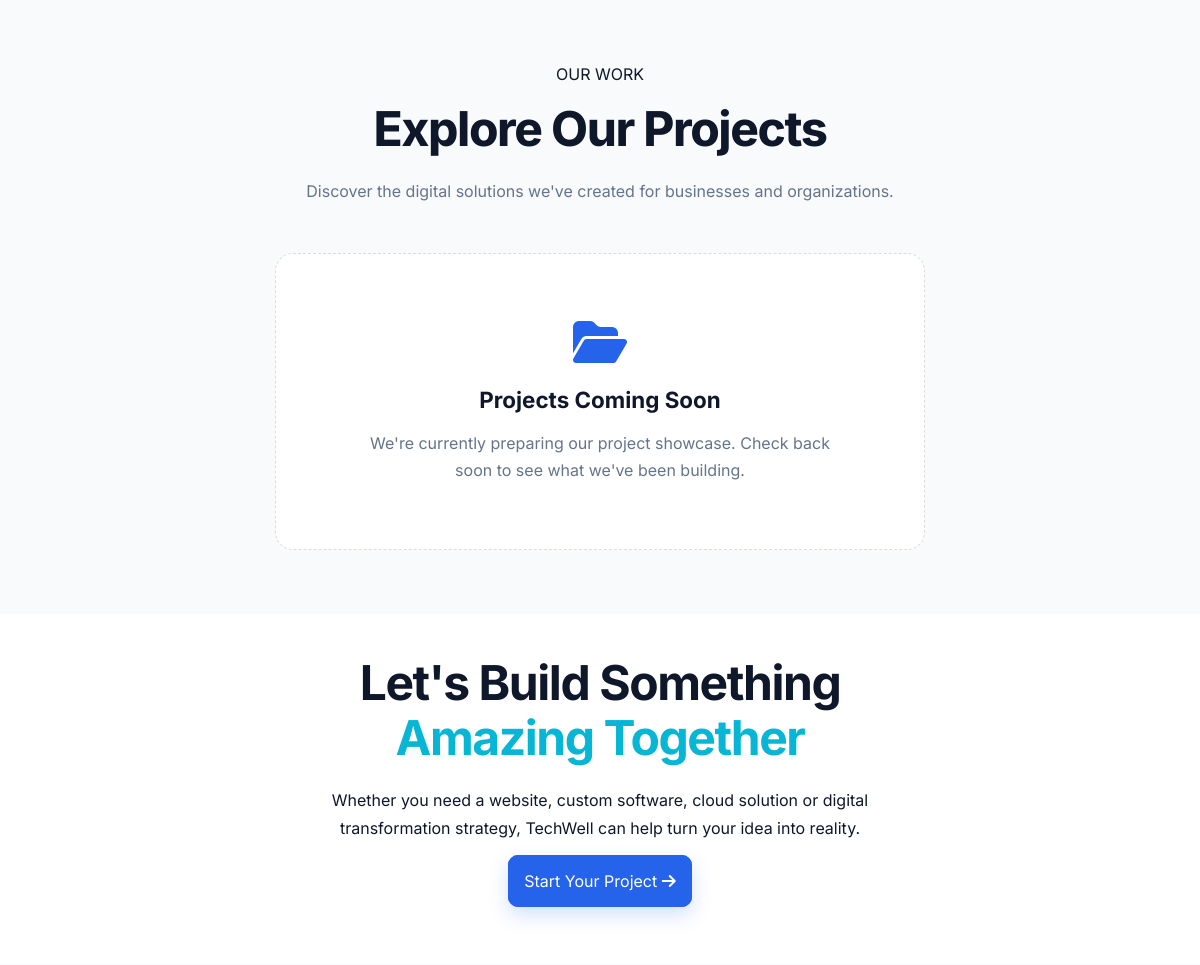
/projects/projects/ (middle part), run on an earlier commit of the app's database.
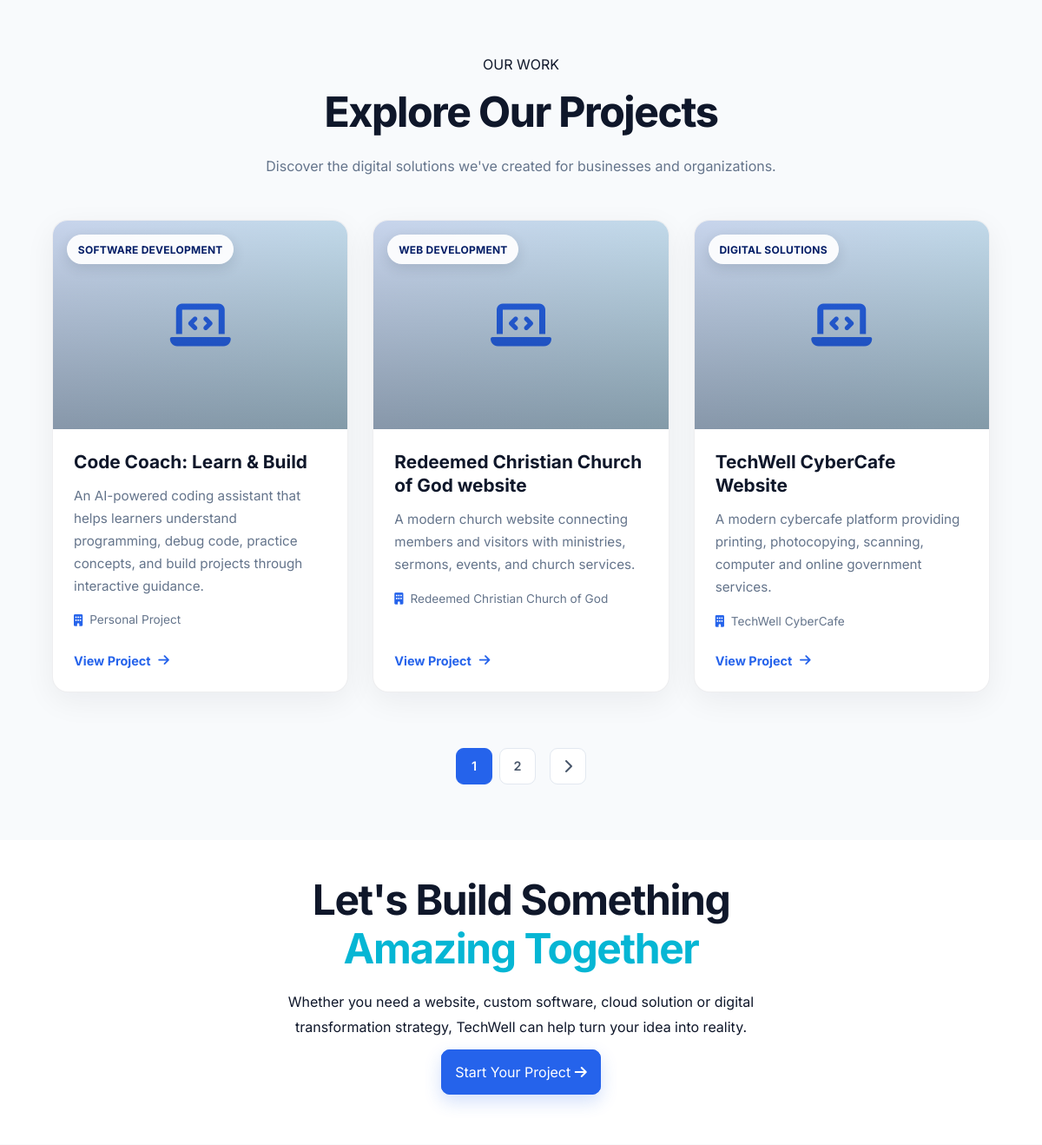
And on a later commit of the database.
### projects/models.py (models this page shows, shortened)
class Project(models.Model):
    CATEGORY_CHOICES = [
        ("web", "Web Development"),
        ("software", "Software Development"),
        ("mobile", "Mobile Development"),
        ("cloud", "Cloud Solutions"),
        ("digital", "Digital Solutions"),
        ("other", "Other"),
    ]
    title = models.CharField(max_length=150)
    slug = models.SlugField(
        unique=True,
        blank=True
    )
    category = models.CharField(
        max_length=50,
        choices=CATEGORY_CHOICES
    )
    short_description = models.CharField(
        max_length=250
    )
    description = models.TextField()
    image = models.ImageField(
        upload_to="projects/",
        blank=True,
        null=True
    )
    technologies = models.CharField(
        max_length=300,
        blank=True,
        help_text="Example: Django, Python, JavaScript, React"
    )
    client = models.CharField(
        max_length=150,
        blank=True
    )
    project_url = models.URLField(
        blank=True
    )
    featured = models.BooleanField(
        default=False
    )
    is_active = models.BooleanField(
        default=True
    )
    order = models.PositiveIntegerField(
        default=0
    )
    created_at = models.DateTimeField(
        auto_now_add=True
    )
    updated_at = models.DateTimeField(
        auto_now=True
    )
    class Meta:
        ordering = ["order", "-created_at"]
        verbose_name = "Project"
        verbose_name_plural = "Projects"

### projects/views.py (the view)
# urls.py: path("projects/", include("projects.urls")),
def projects(request):
    project_list = Project.objects.filter(
        is_active=True
    ).order_by("-created_at")
    paginator = Paginator(project_list, 3)
    page_number = request.GET.get("page")
    projects_page = paginator.get_page(page_number)
    context = {
        "projects": projects_page,
    }
    return render(request, "projects/projects.html", context)

### templates/projects/projects.html (shortened to what the changed rows need)
{% extends "base.html" %}
{% load static %}
{% block content %}
<section
    class="all-projects section"
    id="projects"
>
    <div class="container">
        <div class="section-heading">
            <h2>
                Explore Our Projects
            </h2>
        </div>
        {% if projects %}
        <div class="projects-grid">
            {% for project in projects %}
            <article class="project-card">
                <div class="project-image">
                    {% if project.image %}
                    <img
                        src="{{ project.image.url }}"
                        alt="{{ project.title }}"
                        loading="lazy"
                    >
                    {% else %}
                    <div class="project-image-placeholder">
                        <i class="fa-solid fa-laptop-code"></i>
                    </div>
                    {% endif %}
                    <span class="project-category">
                        {{ project.get_category_display }}
                    </span>
                </div>
                <div class="project-content">
                    <h3>
                        {{ project.title }}
                    </h3>
                    <p>
                        {{ project.short_description }}
                    </p>
                    {% if project.client %}
                    <div class="project-meta">
                        <i class="fa-solid fa-building"></i>
                        <span>
                            {{ project.client }}
                        </span>
                    </div>
                    {% endif %}
                    <a
                        href="{% url 'detail' project.slug %}"
                        class="project-link"
                    >
                        View Project
                        <i class="fa-solid fa-arrow-right"></i>
                    </a>
                </div>
            </article>
            {% endfor %}
        </div>
        {% if projects.has_other_pages %}
        <nav
            class="projects-pagination"
            aria-label="Projects pagination"
        >
            <div class="pagination-numbers">
                {% for page_num in projects.paginator.page_range %}
                    {% if page_num == projects.number %}
                    <span class="pagination-number active">
                        {{ page_num }}
                    </span>
                    {% else %}
                    <a
                        href="?page={{ page_num }}#projects"
                        class="pagination-number"
                    >
                        {{ page_num }}
                    </a>
                    {% endif %}
                {% endfor %}
            </div>
            {% if projects.has_next %}
            <a
                href="?page={{ projects.next_page_number }}#projects"
                class="pagination-arrow"
                aria-label="Next page"
            >
                <i class="fa-solid fa-chevron-right"></i>
            </a>
            {% endif %}
        </nav>
        {% endif %}
        {% else %}
        <div class="empty-projects">
            <i class="fa-solid fa-folder-open"></i>
            <h3>
                Projects Coming Soon
            </h3>
            <p>
                We're currently preparing our project showcase.
                Check back soon to see what we've been building.
            </p>
        </div>
        {% endif %}
    </div>
</section>
<section class="projects-cta section">
    <div class="container">
        <div class="projects-cta-content">
            <h2>
                Let's Build Something
                <span>Amazing Together</span>
            </h2>
                <br>
        </div>
    </div>
</section>
{% endblock %}

What changed in the data, as far as the page shows it:
added Project: category "SOFTWARE DEVELOPMENT", title "Code Coach: Learn & Build", short_description "An AI-powered coding assistant that helps learners understand programming, debug code, practice concepts, and build projects through interactive guidance.", client "Personal Project"
added Project: category "WEB DEVELOPMENT", title "Redeemed Christian Church of God website", short_description "A modern church website connecting members and visitors with ministries, sermons, events, and church services.", client "Redeemed Christian Church of God"
added Project: category "DIGITAL SOLUTIONS", title "TechWell CyberCafe Website", short_description "A modern cybercafe platform providing printing, photocopying, scanning, computer and online government services.", client "TechWell CyberCafe"
Also different on the page:
new list line: "1"
new list line: "2"
text no longer shown: "Projects Coming Soon We're currently preparing our project showcase. Check back soon to see what we've been building."
